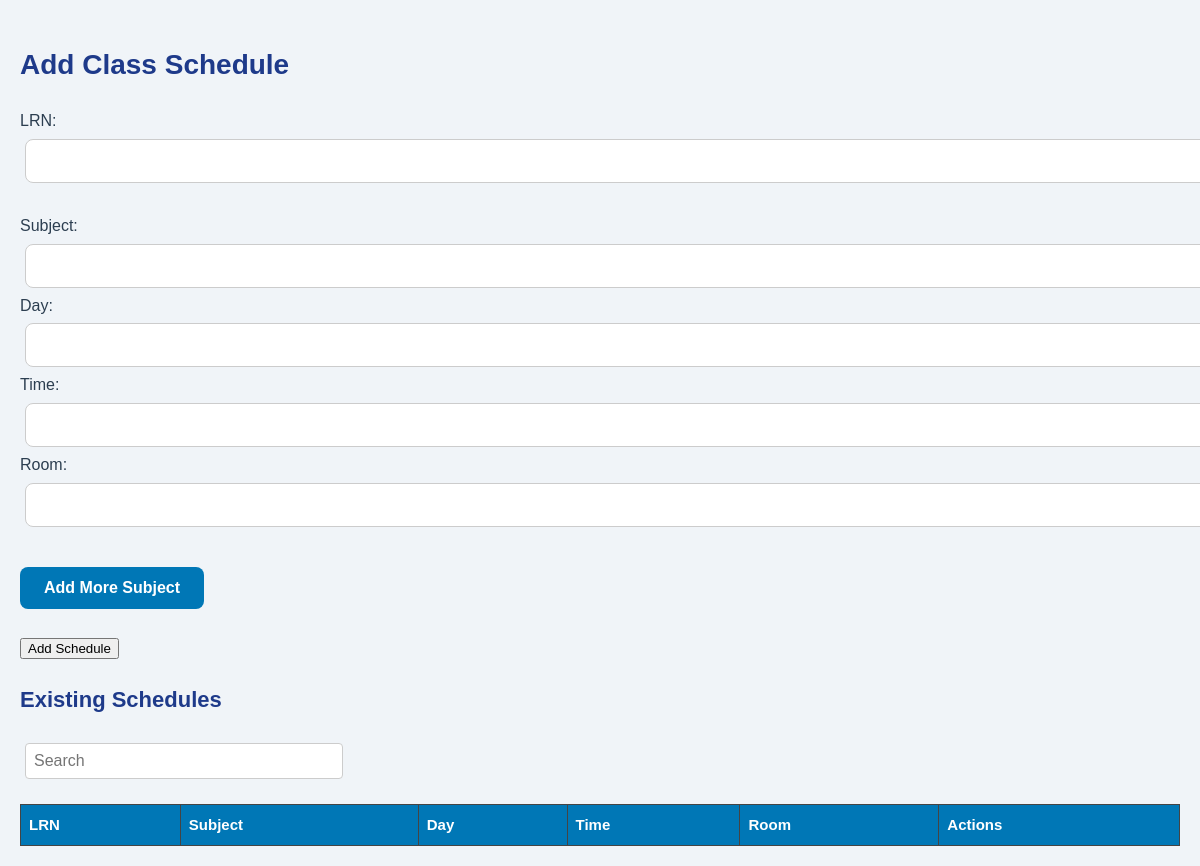
/schedule.php, run on an earlier commit of the app's database.
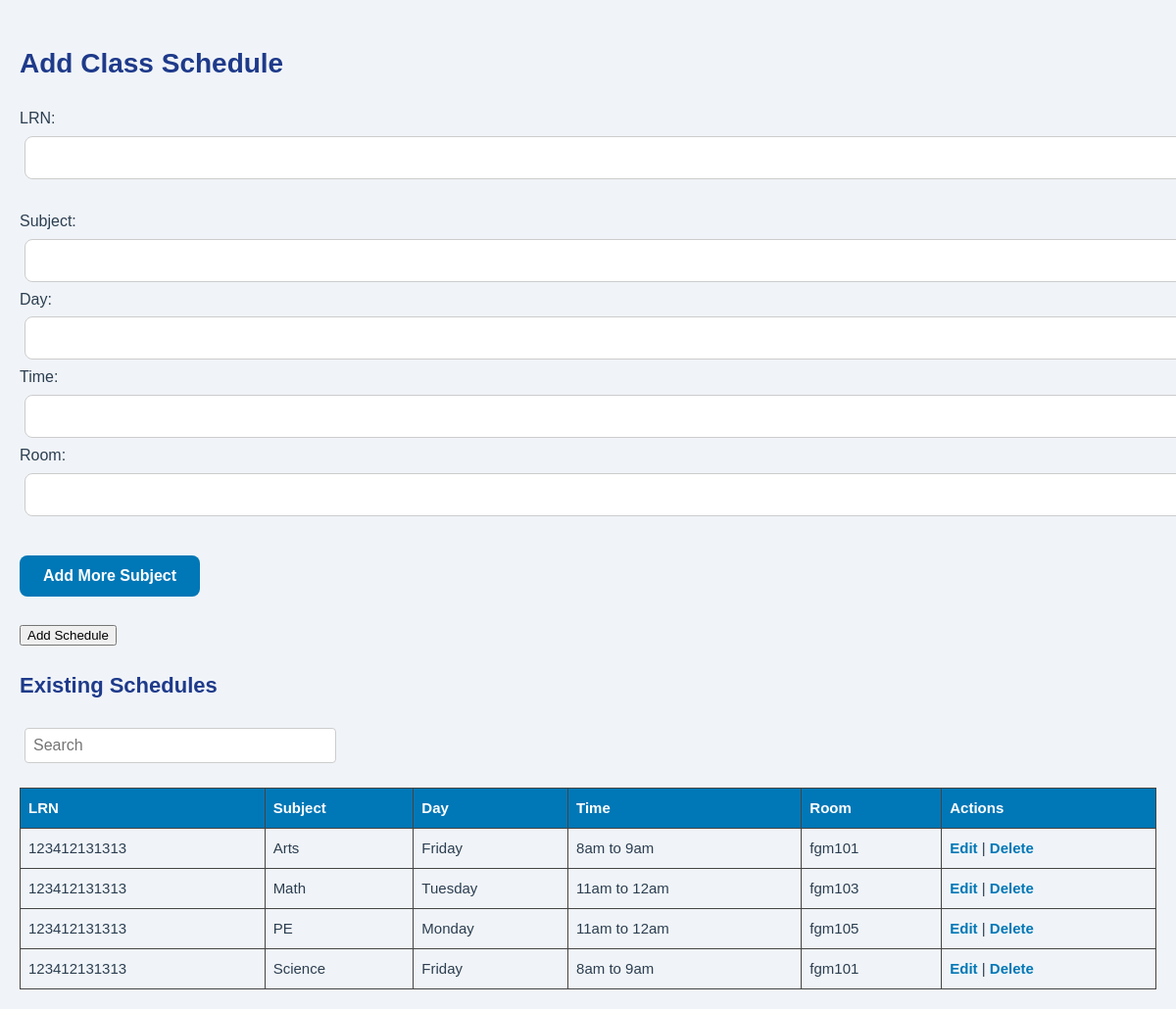
And on a later commit of the database.
### tables this page shows
CREATE TABLE `schedules` (
  `id` int(11) NOT NULL,
  `student_id` varchar(50) NOT NULL,
  `subject` varchar(100) NOT NULL,
  `day` varchar(20) NOT NULL,
  `time` varchar(20) NOT NULL,
  `room` varchar(50) DEFAULT NULL
);

### schedule.php (the view, shortened to what this page needs)
<?php
include 'db.php';
?>
<!DOCTYPE html>
<html>
<head>
    <link rel="stylesheet" type="text/css" href="css/admin.css">
</head>
<body>
<h2>Add Class Schedule</h2>
<form method="POST" action="schedule.php">
    LRN: <input type="text" name="student_id" required><br><br>
    <div id="scheduleFields">
        <div>
            Subject: <input type="text" name="subject[]" required>
            Day: <input type="text" name="day[]" required>
            Time: <input type="text" name="time[]" required>
            Room: <input type="text" name="room[]" required><br><br>
        </div>
    </div>
    <button type="button" onclick="addMore()">Add More Subject</button><br><br>
    <input type="submit" value="Add Schedule">
</form>
<h3>Existing Schedules</h3>
<div style="margin: 20px 0;">
    <input type="text" id="searchInput" placeholder="Search"
           style="padding: 8px; width: 300px; border: 1px solid #ccc; border-radius: 4px;">
</div>
<table>
    <tr><th>LRN</th><th>Subject</th><th>Day</th><th>Time</th><th>Room</th><th>Actions</th></tr>
    <?php
    $result = $conn->query("SELECT * FROM schedules");
    while($row = $result->fetch_assoc()) {
        echo "<tr>
                <td>{$row['student_id']}</td>
                <td>{$row['subject']}</td>
                <td>{$row['day']}</td>
                <td>{$row['time']}</td>
                <td>{$row['room']}</td>
                <td>
                    <a href='?edit={$row['student_id']}'>Edit</a> |
                    <a href='?delete={$row['id']}' onclick=\"return confirm('Delete this schedule?')\">Delete</a>
                </td>
              </tr>";
    }
    ?>
</table>
</body>
</html>

What changed in the data, as far as the page shows it:
added schedules: student "123412131313", subject "Arts", day "Friday", time "8am to 9am", room "fgm101"
added schedules: student "123412131313", subject "Math", day "Tuesday", time "11am to 12am", room "fgm103"
added schedules: student "123412131313", subject "PE", day "Monday", time "11am to 12am", room "fgm105"
added schedules: student "123412131313", subject "Science", day "Friday", time "8am to 9am", room "fgm101"
